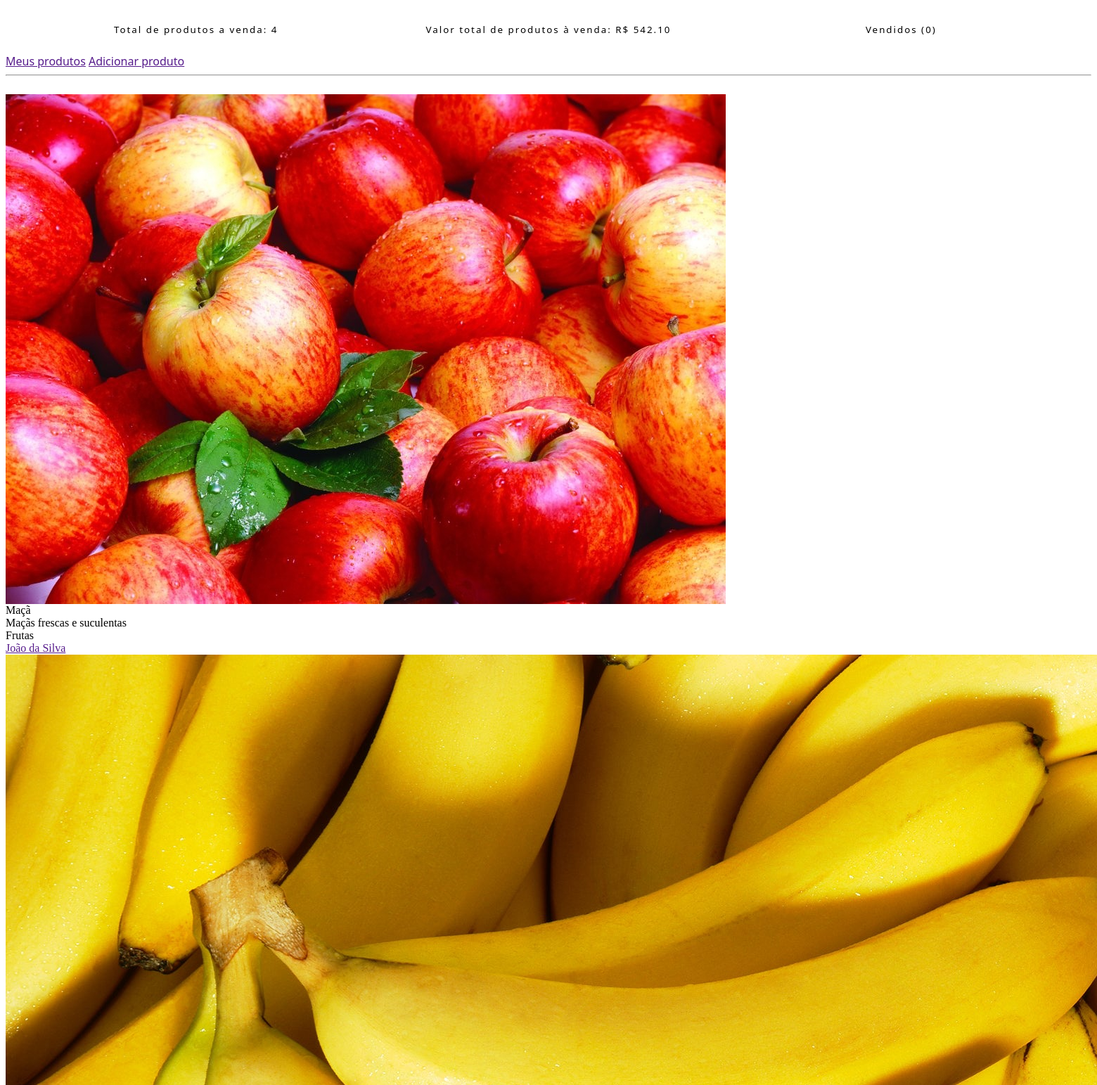
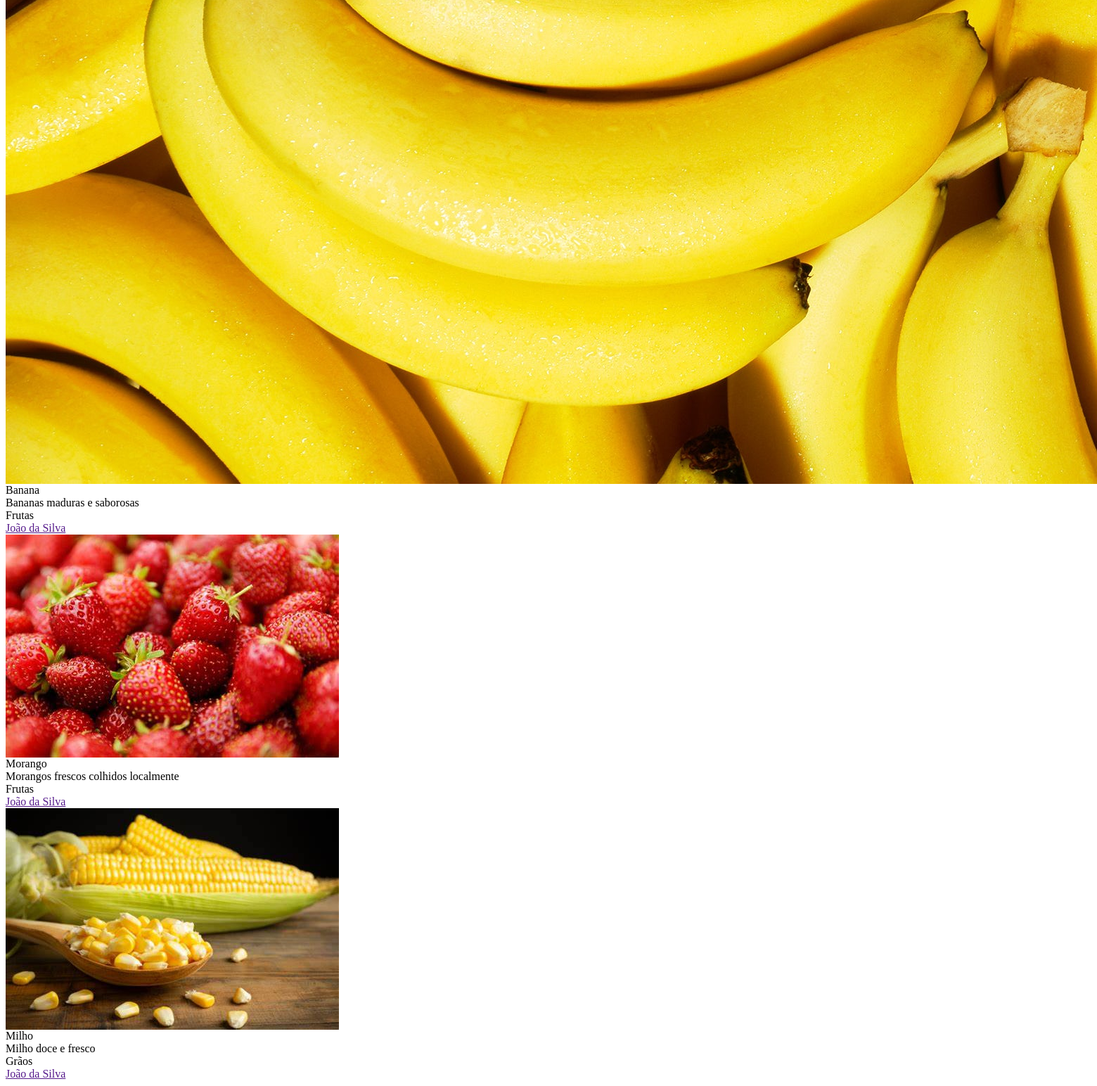
Screenshot of /Inicio/minhaLoja.php (signed in) with the database file from the repository (2 pictures, top to bottom).
### tables this page shows
CREATE TABLE Produto (
  Produto_id INT PRIMARY KEY AUTO_INCREMENT NOT NULL,
  Nome VARCHAR(250) NOT NULL,
  Preco DECIMAL(10, 2) NOT NULL,
  Categoria_id INT NOT NULL,
  Usuario_id INT NOT NULL,
  Descricao VARCHAR(250),
  Parcelas INT NOT NULL,
  imgPath varchar(100),
  Quantidade INT NOT NULL,
  QuantidadeInicial INT,
  Unidade VARCHAR(20) NOT NULL,
  FOREIGN KEY (Usuario_id) REFERENCES Usuario(Usuario_id),  
  FOREIGN KEY (Categoria_id) REFERENCES Categoria(Categoria_id)
);

CREATE TABLE Categoria (
  Categoria_id INT PRIMARY KEY AUTO_INCREMENT,
  Tipo VARCHAR(150)
);

CREATE TABLE Usuario (
  Usuario_id INT PRIMARY KEY AUTO_INCREMENT,
  Nome VARCHAR(150) NOT NULL,
  Email VARCHAR(100) NOT NULL,
  Senha VARCHAR(30) NOT NULL,
  CPF VARCHAR(14) UNIQUE NOT NULL,
  CNPJ VARCHAR(14),
  Telefone INT NOT NULL,
  CEP INT NOT NULL,
  Complemento VARCHAR(150),
  Num INT NOT NULL,
  imgPath varchar(100) DEFAULT 'arquivos/usuarios/userPadrao.jpg'
);

### Inicio/minhaLoja.php (the view, shortened to what this page needs)
<?php
include_once "conexao.php";
?>
<section meta http-equiv="refresh" content="5">
  <?php
  $usuario_id = $_SESSION['id'];
  $stmt = $con->prepare("SELECT Produto.Produto_id, Produto.Nome AS NomeProduto, Produto.Preco, Produto.Quantidade, Produto.QuantidadeInicial, Produto.Descricao, Produto.imgPath, Categoria.Tipo AS Categoria, Usuario.Nome AS NomeVendedor FROM Produto
                      INNER JOIN Categoria ON Produto.Categoria_id = Categoria.Categoria_id
                      INNER JOIN Usuario ON Produto.Usuario_id = Usuario.Usuario_id
                      WHERE Produto.Usuario_id = :usuario_id");
  $stmt->bindParam(':usuario_id', $usuario_id);
  $stmt->execute();
  $produtos = $stmt->fetchAll(PDO::FETCH_ASSOC);
  $totalValores = 0;
  $diferencaQuantidade = 0;
  foreach ($produtos as $produto) {
    $totalValores += $produto['Preco'] * $produto['Quantidade'];
    $diferencaQuantidade += $produto['QuantidadeInicial'] - $produto['Quantidade'];
  }
  ?>
  <div class="menu-nav shadow-lg p-3 mb-3 bg-body-tertiary" onclick="alert('Clicou na Div')">
    <div class="menu-item" onclick="">Total de produtos a venda: <?php echo count($produtos); ?></div>
    <div class="menu-item" onclick="">Valor total de produtos à venda: R$ <?php echo number_format($totalValores, 2, '.', '');  ?></div>
    <div class="menu-item" onclick="">Vendidos (<?php echo $diferencaQuantidade; ?>)</div>
  </div>
  <div class="menu-principal">
    <div class="container">
      <div class="row justify-content-center">
        <div class="">
          <div class="text-center">
            <div class="middle">
              <a href="" class="btn btn1 active" id="meus-produtos" style="font-family: system-ui, -apple-system, BlinkMacSystemFont, 'Segoe UI', Roboto, Oxygen, Ubuntu, Cantarell, 'Open Sans', 'Helvetica Neue', sans-serif;">Meus produtos</a>
              <a href="" class="btn btn1" id="adicionar-produto" style="font-family: system-ui, -apple-system, BlinkMacSystemFont, 'Segoe UI', Roboto, Oxygen, Ubuntu, Cantarell, 'Open Sans', 'Helvetica Neue', sans-serif;">Adicionar produto</a>
            </div>
            <hr>
            <br>
            <div class="meusprodutos" style="width: 100%" id="meusprodutos">
              <?php
              $usuario_id = $_SESSION['id'];
              $stmt = $con->prepare("SELECT Produto.Produto_id, Produto.Nome AS NomeProduto, Produto.Preco, Produto.Descricao, Produto.imgPath, Produto.Quantidade, Categoria.Tipo AS Categoria, Usuario.Nome AS NomeVendedor FROM Produto
                      INNER JOIN Categoria ON Produto.Categoria_id = Categoria.Categoria_id
                      INNER JOIN Usuario ON Produto.Usuario_id = Usuario.Usuario_id
                      WHERE Produto.Usuario_id = :usuario_id");
              $stmt->bindParam(':usuario_id', $usuario_id);
              $stmt->execute();
              $produtos = $stmt->fetchAll(PDO::FETCH_ASSOC);
              foreach ($produtos as $produto) {
                echo '<div class="row row-itens">';
                echo '<img src="' . $produto['imgPath'] . '" alt="" class="meusprodutos-imagem">';
                echo '<div class="meusprodutos-text">' . $produto['NomeProduto'] . '</div>';
                echo '<div class="meusprodutos-text">' . $produto['Descricao'] . '</div>';
                echo '<div class="meusprodutos-text">' . $produto['Categoria'] . '</div>';
                echo '<div class="meusprodutos-remove"><a href="">' . $produto['NomeVendedor'] . '</a></div>';
                echo '</div>';
              }
              ?>
            </div>
          </div>
        </div>
      </div>
    </div>
  </div>
</section>

### Inicio/minhaLoja.php (style rules this page uses)
.menu-nav { cursor: pointer; display: flex; justify-content: space-between; color: black; text-align: center; padding: 20px; transition: background-color 0.3s; font-family: system-ui, -apple-system, BlinkMacSystemFont, 'Segoe UI', Roboto, Oxygen, Ubuntu, Cantarell, 'Open Sans', 'Helvetica Neue', sans-serif; letter-spacing: 2px; font-weight: light; font-size: smaller; }
.menu-item { cursor: pointer; flex: 1; margin: 5px; transition: background-color 0.3s; }

### rows the page displays
produto: imgPath (picture), Nome "Maçã", Descricao "Maçãs frescas e suculentas", Categoria.Tipo "Frutas", Usuario.Nome "João da Silva"
produto: imgPath (picture), Nome "Banana", Descricao "Bananas maduras e saborosas", Categoria.Tipo "Frutas", Usuario.Nome "João da Silva"
produto: imgPath (picture), Nome "Morango", Descricao "Morangos frescos colhidos localmente", Categoria.Tipo "Frutas", Usuario.Nome "João da Silva"
produto: imgPath (picture), Nome "Milho", Descricao "Milho doce e fresco", Categoria.Tipo "Grãos", Usuario.Nome "João da Silva"

### other values shown
count($produtos) "4"
$totalValores "542.10"
$diferencaQuantidade "0"
